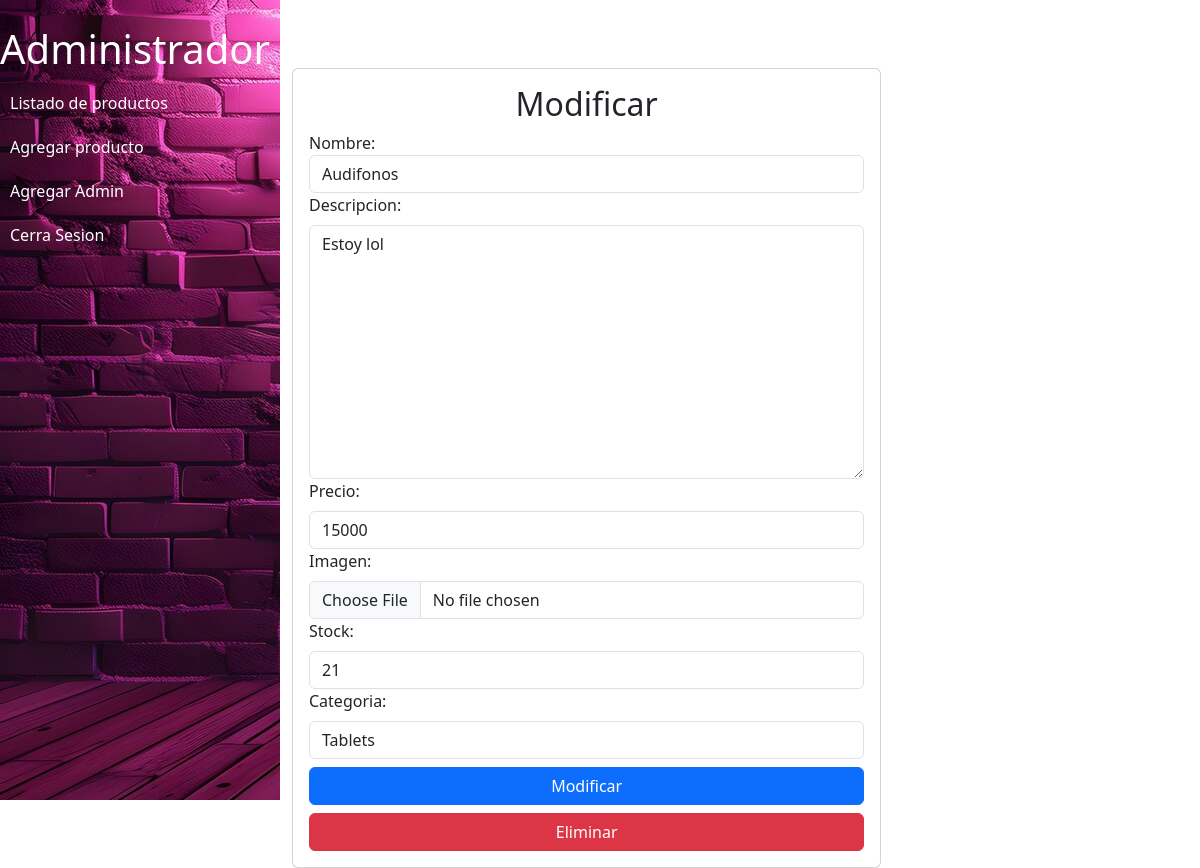
Before: /productos/editar/1 (signed in) with the older database file.
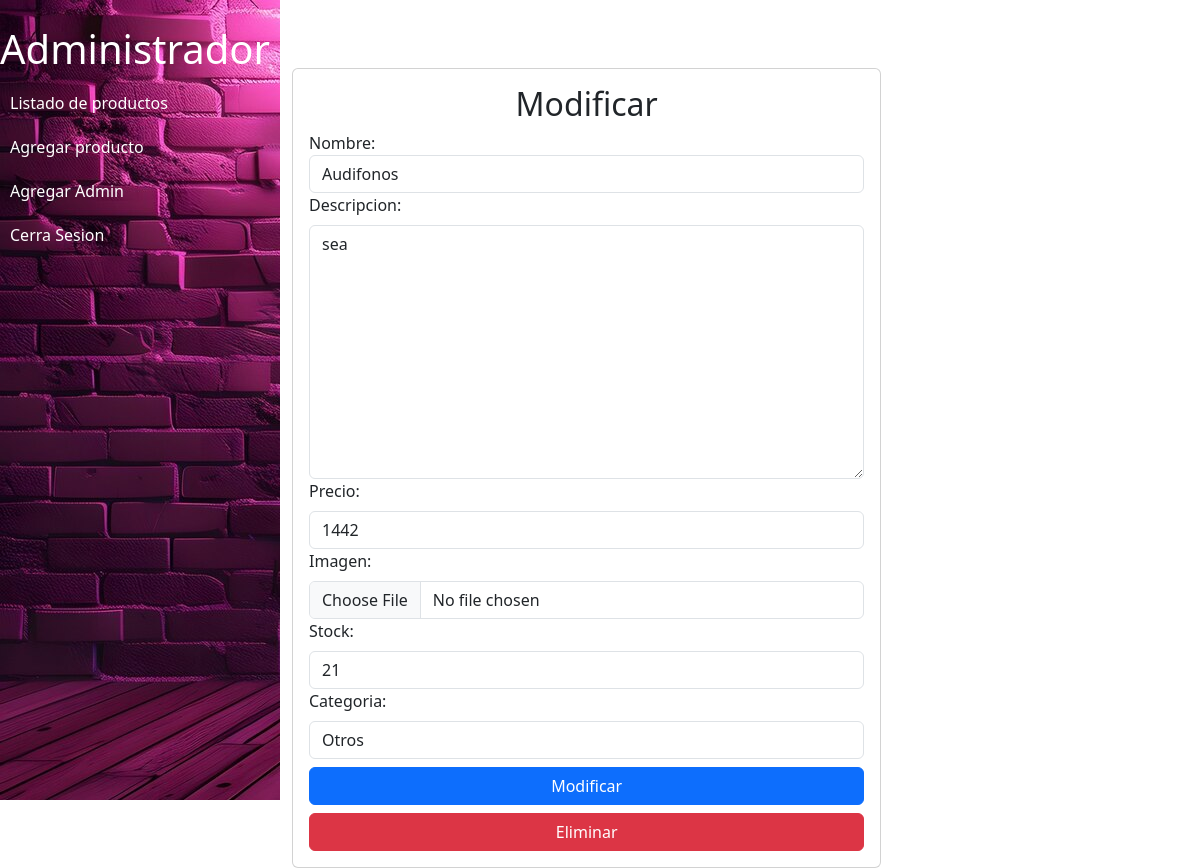
After: the same page with the newer database file.
### modulos/productos/models.py (models this page shows)
class Producto(models.Model):
    nombre = models.CharField(max_length=30)
    descripcion = models.TextField()
    imagen = models.ImageField(upload_to='productos',null=True)
    precio = models.IntegerField(validators=[MinValueValidator(1)])
    stock= models.SmallIntegerField(validators=[MinValueValidator(1)])
    categoria = models.CharField(max_length=20, choices=categorias)

### modulos/productos/views.py (the view, shortened to what this page needs)
# urls.py: path('editar/<int:id>',views.modificar,name='editar'),
@login_required
def modificar(request,id):
    if request.method == 'GET':
        producto = get_object_or_404(Producto,id =id)
        datos = {
            'formulario':productoForm(instance= producto),
            'idprod':producto.id
        }
        return render(request,'productos/modificar.html',datos)

### modulos/productos/forms.py
class productoForm(forms.ModelForm):
    class Meta:
        model = Producto
        fields = ('nombre','descripcion','precio','imagen','stock','categoria')
        widgets = {
            'nombre': forms.TextInput(attrs={'class':'form-control','placeholder':'Ingresa un nombre'}),
            'descripcion': forms.Textarea(attrs={'class':'form-control mt-2','placeholder':'Ingresa una descripcion'}),
            'precio': forms.NumberInput(attrs = {'class':'form-control mt-2','placeholder':'Ingresa el precio'}),
            'imagen':forms.FileInput(attrs = {'class':'form-control mt-2'}),
            'stock': forms.NumberInput(attrs = {'class':'form-control mt-2','placeholder':'Ingresa el stock'}),
            'categoria': forms.Select(attrs = {'class':'form-control mt-2','placeholder':'Selecciona una categoria'}),
        }

### templates/productos/modificar.html (shortened to what this page needs)
{% extends '../base/base2.html' %}
{% block content %}
<div class="col-sm-12 col-md-7 col-lg-8 col-xl-8">
        <form action="" method="post" class="card card-body mt-5" enctype="multipart/form-data">
            <h2 class=" text-center">Modificar</h2>
            {{formulario}}
            <button class="btn btn-primary mt-2">Modificar</button>
            <a href="{% url 'eliminar' idprod %}" class="btn btn-danger mt-2">Eliminar</a>
        </form>
</div>
{% endblock %}

Changed rows visible on the page:
changed Producto "Audifonos": descripcion "Estoy lol" → "sea"; precio "15000" → "1442"; categoria "Tablets" → "Otros"
